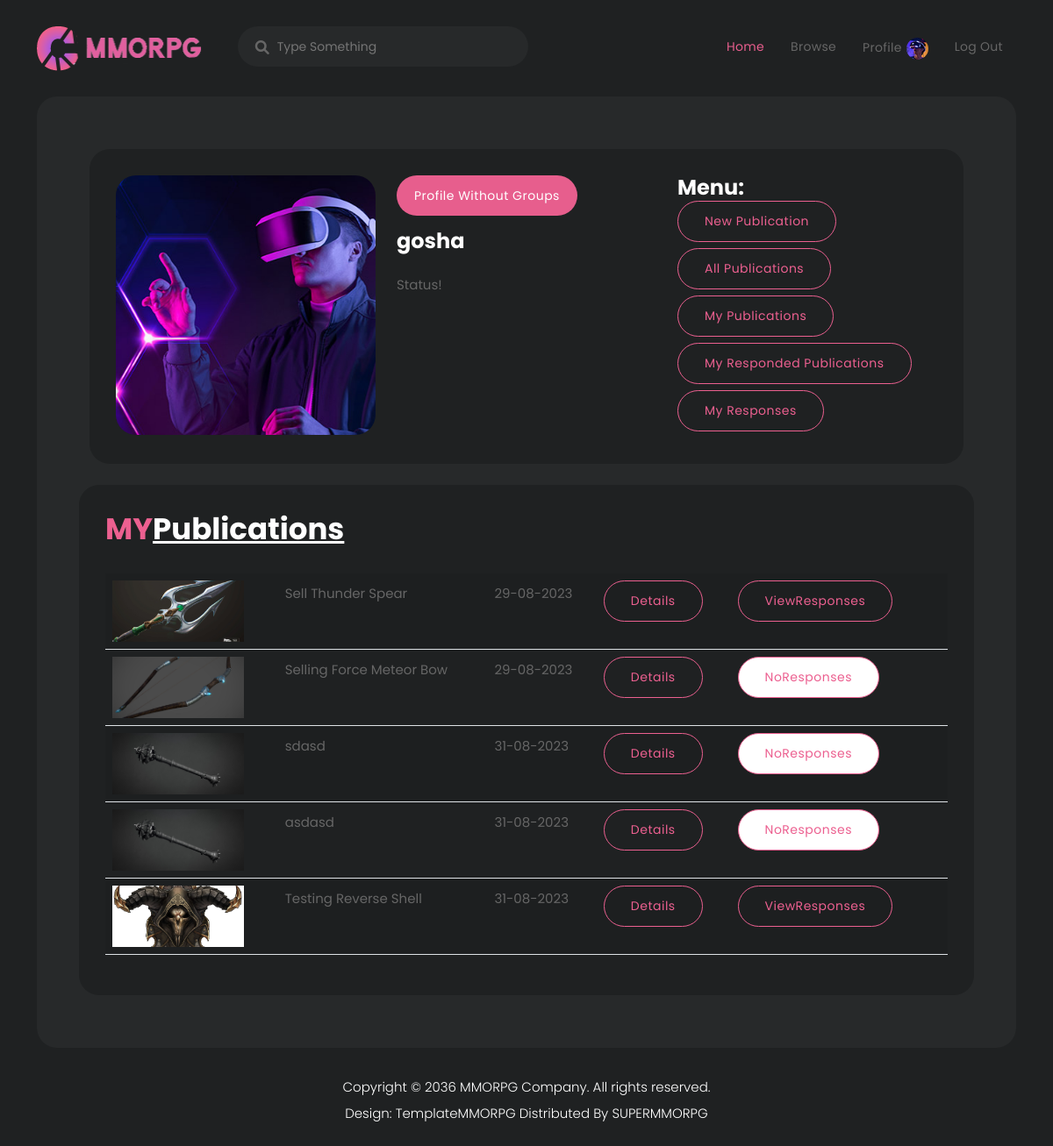
The page /posts/pplist (signed in) on the database its author committed.
### posts/models.py (models this page shows, shortened)
class Post(models.Model):
    TANKS = 'TK'
    HEALERS = 'HL'
    DAMAGEDEALER = 'DD'
    TRADERS = 'TR'
    GUILDMASTERS = 'GM'
    QUESTGIVERS = 'QG'
    BLACKSMITH = 'BM'
    TANNERS = 'TN'
    POTIONSMASTERS = 'PM'
    WIZRADS = 'WZ'
    CATEGORY_CHOICES = (
        (TANKS, 'Танки'),
        (HEALERS, 'Хилы'),
        (DAMAGEDEALER, 'Даммагеры'),
        (TRADERS, 'Торговцы'),
        (GUILDMASTERS, 'Гилдмастеры'),
        (QUESTGIVERS, 'Квестгиверы'),
        (BLACKSMITH, 'Кузнецы'),
        (TANNERS, 'Кожевники'),
        (POTIONSMASTERS, 'Зельевары'),
        (WIZRADS, 'Мастера Заклинаний'),
    )
    author = models.ForeignKey(User, on_delete=models.CASCADE)
    postType = models.CharField(
        max_length=2, choices=CATEGORY_CHOICES)
    postCategory = models.ForeignKey(Category, on_delete=models.CASCADE)
    dateCreation = models.DateTimeField(auto_now_add=True)
    title = models.CharField(max_length=128)
    text = models.TextField()
    image = models.ImageField(upload_to='images/%Y-%m-%d/')
    respondent = models.ManyToManyField(Feedback, through='FeedBackMany')

### posts/views.py (the view)
# urls.py: path('pplist', PostsProfileList.as_view(), name='profile_posts'),
class PostsProfileList(ListView):
    model = Post
    template_name = 'accounts/profile_posts.html'
    paginate_by = 5
    context_object_name = 'posts'
    def get_queryset(self, **kwargs):
        queryset = Post.objects.filter(author=self.request.user.id)
        return queryset

### templates/accounts/profile_posts.html (shortened to what this page needs)
{% extends 'accounts/profile.html' %}
{%block mypublications%}
<br>
<div class="row">
   <div class="col-lg-12">
      <div class='row'>
         <div class="featured-games header-text">
            {%block responded_publications%}
            {% if posts %}
            <div class="heading-section">
               <h4>MY<em>Publications</em> </h4>
            </div>
            <table class="table table-striped ">
               {% for i in posts %}
               <tr>
                  <td>
                     <img style="max-width: 70px; max-height:70px;" src="{{ i.image.url }}" class="self-image"
                        alt="Picture">
                  </td>
                  <td>
                     <p>{{ i.title }}</p>
                  </td>
                  <td>
                     <p>{{ i.dateCreation|date:'d-m-Y'}}</p>
                  </td>
                  <td>
                     <div class=" col-lg-4 main-border-button">
                        <a href="{%url 'posts:post_detail' i.id%}">Details</a>
                     </div>
                  </td>
                  <td colspan="2">
                     {%if i.respondent.all%}
                     <div class=" col-lg-4 main-border-button">
                        <a href="{%url 'posts:response_detail' i.id%}">ViewResponses</a>
                     </div>
                     {%else%}
                     <div class=" col-lg-4 main-border-button" style="padding-right:0;">
                        <a style="background-color: white;">NoResponses</a>
                     </div>
                     {%endif%}
                  </td>
                  <td>
                  </td>
               </tr>
               {% endfor %}
            </table>
            {%else%}
            <div class="heading-section">
               <h4>NO-<em>Publications</em> </h4>
            </div>
            {%endif%}
            {%endblock responded_publications%}
         </div>
      </div>
   </div>
</div>
{%endblock mypublications%}

### templates/accounts/profile.html (shortened to what this page needs)
{% extends 'default.html' %}
{%load static%}
{%block content%}
<div class="row">
  <div class="col-lg-12">
    <div class="main-profile ">
      <div class="row">
        <div class="col-lg-4">
          <img src="{%static 'assets/images/profile.jpg'%}" alt="" style="border-radius: 23px;">
        </div>
        <div class="col-lg-4 ">
          <div class="main-info header-text">
            {%if is_common_user%}
            <p><span>Common profile</span></p>
            {%else%}
            <p><span>Profile without groups</span></p>
            {%endif%}
            <h4>{{user.username}}</h4>
            <p>Status!</p>
          </div>
        </div>
        <div class="col-lg-4">
          <h4>Menu:</h4>
          <div class="main-border-button">
            <a href="/posts/add">New Publication</a>
          </div>
          <div class="main-border-button">
            <a href="/posts">All Publications</a>
          </div>
          <div class="main-border-button">
            <a href="{%url 'posts:profile_posts'%}">My Publications</a>
          </div>
          <div class="main-border-button">
            <a href="{%url 'posts:profile_responsed'%}">My Responded Publications</a>
          </div>
          <div class="main-border-button">
            <a href="{%url 'posts:profile_responses'%}">My Responses</a>
          </div>
        </div>
      </div>
    </div>
  </div>
</div>
{%block mypublications%}
{%endblock mypublications%}
{%endblock content%}

### static/assets/css/templatemo-cyborg-gaming.css (style rules this page uses)
html, body, div, span, applet, object, iframe, h1, h2, h3, h4, h5, h6, p, blockquote, div pre, a, abbr, acronym, address, big, cite, code, del, dfn, em, font, img, ins, kbd, q, s, samp, small, strike, strong, sub, sup, tt, var, b, u, i, center, dl, dt, dd, ol, ul, li, figure, header, nav, section, article, aside, footer, figcaption { margin: 0; padding: 0; border: 0; outline: 0; }
* { box-sizing: border-box; }
html, body { font-family: 'Poppins', sans-serif; font-weight: 400; background-color: #1e1e1e; font-size: 16px; -ms-text-size-adjust: 100%; -webkit-font-smoothing: antialiased; -moz-osx-font-smoothing: grayscale; }
body { min-height: 100vh; }
a { color: #CCC; text-decoration: none !important; }
h1, h2, h3, h4, h5, h6 { margin-top: 0px; margin-bottom: 0px; color: #fff; font-weight: 700; }
p { font-size: 15px; line-height: 30px; color: #fff; }
img { width: 100%; overflow: hidden; }
.self-image { min-width: 150px; max-width: 100%; min-height: 100%; object-fit: cover; }
html, body { background: #1f2122; font-family: 'Poppins', sans-serif; }
p { font-size: 15px; color: #666; line-height: 30px; margin-bottom: 0px; }
.main-border-button a { font-size: 14px; color: #ec6090; background-color: transparent; border: 1px solid #ec6090; padding: 12px 30px; display: inline-block; border-radius: 25px; font-weight: 400; text-transform: capitalize; letter-spacing: 0.5px; transition: all .3s; position: relative; overflow: hidden; }
.heading-section h4 { color: #ec6090; font-size: 34px; text-decoration: none; margin-bottom: 30px; }
.heading-section h4 em { color: #fff; font-style: normal; text-decoration: underline; }
.featured-games { border-radius: 23px; background-color: #1f2122; padding: 30px; }
.main-profile { border-radius: 23px; padding: 30px; background-color: #1f2122; }
.main-profile .main-info span { font-size: 14px; color: #fff; background-color: #e75e8d; padding: 8px 20px; display: inline-block; border-radius: 25px; font-weight: 400; text-transform: capitalize; letter-spacing: 0.5px; margin-bottom: 15px; }
.main-profile .main-info h4 { margin-bottom: 20px; }
body { overflow-x: hidden; }

### rows shown on the page
Post: image (picture), title "Sell Thunder Spear", dateCreation "29-08-2023", shows "ViewResponses"
Post: image (picture), title "Selling Force Meteor Bow", dateCreation "29-08-2023", shows "NoResponses"
Post: image (picture), title "sdasd", dateCreation "31-08-2023", shows "NoResponses"
Post: image (picture), title "asdasd", dateCreation "31-08-2023", shows "NoResponses"
Post: image (picture), title "Testing Reverse Shell", dateCreation "31-08-2023", shows "ViewResponses"

### other values the page prints
{{ user.username }} "gosha"
